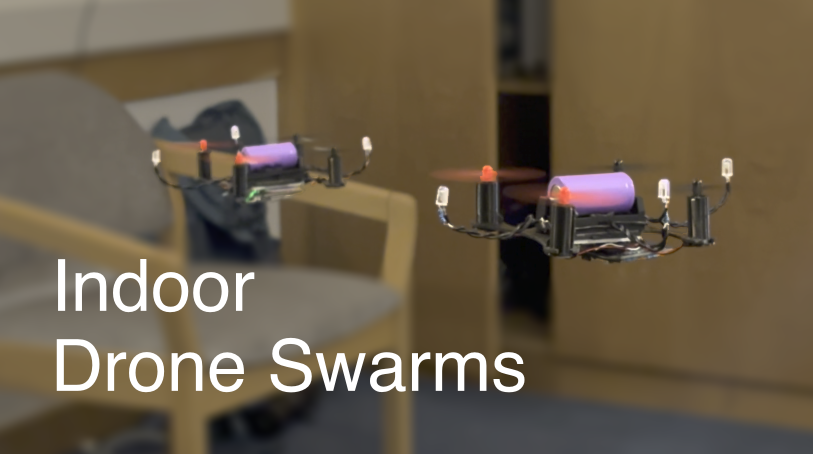
#> input picture adapters/low_cost_mocap/low-cost-mocap/images/thumbnail.png, 1625 x 908 px (shown at 1/2 size)
$ python check_overlay.py 5 ../adapters/low_cost_mocap/low-cost-mocap/images/thumbnail.png ../adapters/low_cost_mocap/low-cost-mocap/images/thumbnail.png ../adapters/low_cost_mocap/low-cost-mocap/images/thumbnail.png
#> lines starting #> are read from the running program, lines starting #| are printed output that depends on the picture
"""Overlay the CSV 2D detections for one frame/camera on a rendered still.

Answers one question: does what Blender rendered agree with what the dataset
CSV claims the cameras saw?  Any offset here becomes a triangulation bias.
"""
import csv, os, sys
import cv2
import numpy as np

ROOT = os.path.abspath(os.path.join(os.path.dirname(os.path.abspath(__file__)), ".."))


def main():
    frame = int(sys.argv[1]) if len(sys.argv) > 1 else 300
    cam_name = sys.argv[2] if len(sys.argv) > 2 else "CAM01"
    still = sys.argv[3] if len(sys.argv) > 3 else os.path.join(
        ROOT, "out", "frames", f"still_{cam_name}_vis", f"f{frame:04d}.png")
    csvp = sys.argv[4] if len(sys.argv) > 4 else os.path.join(
        ROOT, "out", "rig3", "detections_2d.csv")
    out = os.path.join(ROOT, "out", f"overlay_{cam_name}_f{frame:04d}.png")

    img = cv2.imread(still, cv2.IMREAD_GRAYSCALE)
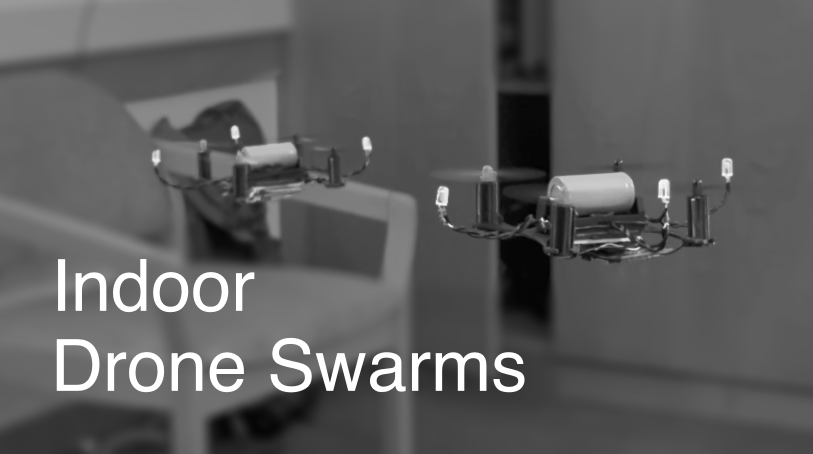
#> img: shape (908, 1625) (shown at 1/2 size); min 0, max 255, mean 92.5
    vis = cv2.cvtColor(img, cv2.COLOR_GRAY2BGR)
    rows = []
    with open(csvp, newline="", encoding="utf-8") as f:
        for r in csv.DictReader(f):
            if int(r["frame"]) == frame and r["cam_name"] == cam_name:
                rows.append(r)
    for r in rows:
        u, v = float(r["u_px"]), float(r["v_px"])
        cv2.drawMarker(vis, (int(round(u)), int(round(v))), (0, 0, 255),
                       cv2.MARKER_CROSS, 11, 1)
        cv2.putText(vis, f"b{r['body_id']}m{r['marker']}", (int(u) + 6, int(v) - 6),
                    cv2.FONT_HERSHEY_SIMPLEX, 0.32, (0, 200, 0), 1, cv2.LINE_AA)
    cv2.imwrite(out, vis)
    # zoomed 3x crop around the detections
    if rows:
        us = [float(r["u_px"]) for r in rows]
        vs = [float(r["v_px"]) for r in rows]
        x0, x1 = int(min(us)) - 60, int(max(us)) + 60
        y0, y1 = int(min(vs)) - 60, int(max(vs)) + 60
        x0, y0 = max(0, x0), max(0, y0)
        crop = vis[y0:min(vis.shape[0], y1), x0:min(vis.shape[1], x1)]
        cv2.imwrite(out.replace(".png", "_zoom.png"),
                    cv2.resize(crop, None, fx=3, fy=3, interpolation=cv2.INTER_NEAREST))
    print(f"{len(rows)} detections on {cam_name} frame {frame} -> {out}")


if __name__ == "__main__":
#> (the run stopped early here; a loop or call above may not have finished)
